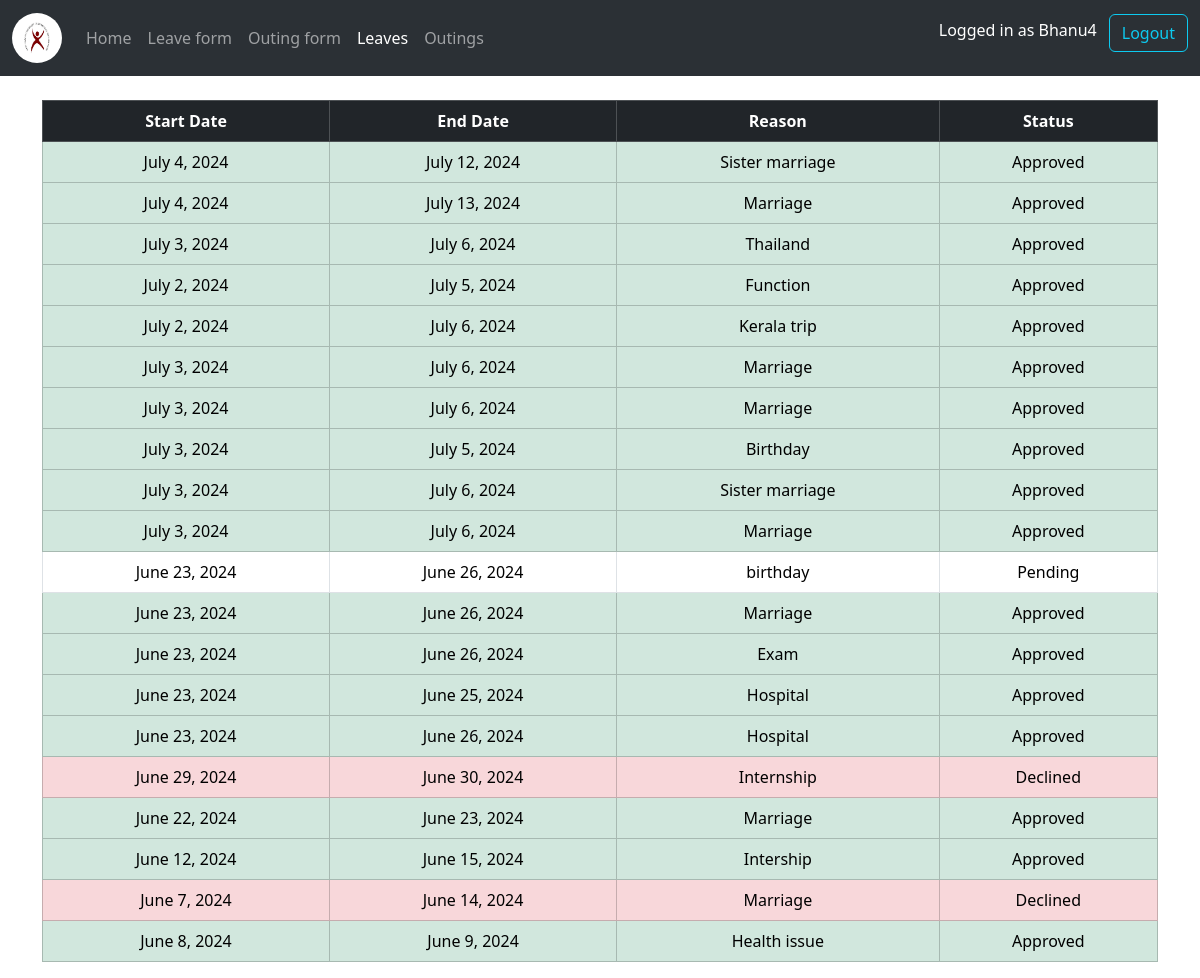
Page /student/leaves/ (signed in) on the committed database.
### authentication/models.py (models this page shows, shortened)
class CustomUser(AbstractUser):
    email = models.EmailField()
    role = models.CharField(max_length=50, choices=ROLE_CHOICE)
    hostel = models.CharField(max_length=2, choices=HOSTEL_CHOICES, null=True, blank=True)
    profile_image = models.ImageField(upload_to='student_images/', null=True, blank=True)

### student/models.py (models this page shows, shortened)
class Leave(models.Model):
    user = models.ForeignKey(student, on_delete=models.CASCADE)
    start_date = models.DateField()
    end_date = models.DateField()
    reason = models.TextField()
    status = models.CharField(max_length=20, default="Pending")
    scanned_count = models.IntegerField(default=0)
    first_scan_time = models.DateTimeField(null=True, blank=True)
    last_scan_time = models.DateTimeField(null=True, blank=True)

### student/views.py (the view)
# urls.py: path('leaves/',views.showLeaves,name="show-leaves"),
@login_required
def showLeaves(request):
    id= request.user.id
    user =getUser(id)
    leaves = Leave.objects.filter(user=user).order_by('-id')
    return render(request,'showLeaves.html',{'leaves':leaves})

### student/views.py (called while the page is built)
def getUser(id):
    return customUser.objects.get(id=id)

### student/templates/showLeaves.html (shortened to what this page needs)
{% extends "index.html" %}
{% block content %}
<br>
<table class="table table-bordered text-center">
    <thead class="table-dark">
        <tr>
            <th>Start Date</th>
            <th>End Date</th>
            <th>Reason</th>
            <th>Status</th>
        </tr>
    </thead>
    <tbody>
        {% for leave in leaves %}
        <tr class="{% if leave.status == 'Approved' %}table-success{% elif leave.status == 'Declined' %}table-danger{% endif %}">
            <td>{{ leave.start_date }}</td>
            <td>{{ leave.end_date }}</td>
            <td>{{ leave.reason }}</td>
            <td>{{ leave.status }}</td>
        </tr>
        {% endfor %}
    </tbody>
</table>
{% endblock %}

### templates/index.html (shortened to what this page needs)
{% load static %}
<!DOCTYPE html>
<html lang="en">
<head>
    <link href="https://cdn.jsdelivr.net/npm/bootstrap@5.3.3/dist/css/bootstrap.min.css" rel="stylesheet">
    <link rel="stylesheet" type="text/css" href="https://cdn.datatables.net/1.11.4/css/jquery.dataTables.css">
</head>
<body>
    <nav class="navbar navbar-expand-lg bg-body-tertiary" data-bs-theme="dark">
        <div class="container-fluid">
            <a class="navbar-brand" href="{% url 'home' %}">
                <img src="{% static 'images/rgukt.png' %}" alt="logo" class="rounded-logo">
            </a>
            <div class="collapse navbar-collapse" id="navbarNav">
                <ul class="navbar-nav me-auto">
                    <li class="nav-item"><a href="{% url 'home' %}" class="nav-link {% if request.resolver_match.url_name == 'home' %}active{% endif %}">Home</a></li>
                    {% if user.is_authenticated %}
                        {% if user.role == "student" %}
                            <li class="nav-item"><a href="{% url 'leave' %}" class="nav-link {% if request.resolver_match.url_name == 'leave' %}active{% endif %}">Leave form</a></li>
                            <li class="nav-item"><a href="{% url 'outing' %}" class="nav-link {% if request.resolver_match.url_name == 'outing' %}active{% endif %}">Outing form</a></li>
                            <li class="nav-item"><a href="{% url 'show-leaves' %}" class="nav-link {% if request.resolver_match.url_name == 'show-leaves' %}active{% endif %}">Leaves</a></li>
                            <li class="nav-item"><a href="{% url 'show-outings' %}" class="nav-link {% if request.resolver_match.url_name == 'show-outings' %}active{% endif %}">Outings</a></li>
                        {% endif %}
                    {% endif %}
                </ul>
                {% if user.is_authenticated %}
                <div class="d-flex">
                    <p class="p-1 text-white me-2">Logged in as {{ user.username }}</p>
                    <a class="nav-link" href="{% url 'logout' %}">
                        <button class="btn btn-outline-info my-2 my-sm-0" type="submit">Logout</button>
                    </a>
                </div>
                {% endif %}
            </div>
        </div>
    </nav>
    <div class="container">
        {% block content %}{% endblock %}
    </div>
</body>
</html>

### templates/index.html (style rules this page uses)
.rounded-logo { border-radius: 50%; height: 50px; width: 50px; }

### rows in the picture
CustomUser: username "Bhanu4"
Leave: start_date "July 4, 2024", end_date "July 12, 2024", reason "Sister marriage", status "Approved"
Leave: start_date "July 4, 2024", end_date "July 13, 2024", reason "Marriage", status "Approved"
Leave: start_date "July 3, 2024", end_date "July 6, 2024", reason "Thailand", status "Approved"
Leave: start_date "July 2, 2024", end_date "July 5, 2024", reason "Function", status "Approved"
Leave: start_date "July 2, 2024", end_date "July 6, 2024", reason "Kerala trip", status "Approved"
Leave: start_date "July 3, 2024", end_date "July 6, 2024", reason "Marriage", status "Approved"
Leave: start_date "July 3, 2024", end_date "July 6, 2024", reason "Marriage", status "Approved"
Leave: start_date "July 3, 2024", end_date "July 5, 2024", reason "Birthday", status "Approved"
Leave: start_date "July 3, 2024", end_date "July 6, 2024", reason "Sister marriage", status "Approved"
Leave: start_date "July 3, 2024", end_date "July 6, 2024", reason "Marriage", status "Approved"
Leave: start_date "June 23, 2024", end_date "June 26, 2024", reason "birthday", status "Pending"
Leave: start_date "June 23, 2024", end_date "June 26, 2024", reason "Marriage", status "Approved"
Leave: start_date "June 23, 2024", end_date "June 26, 2024", reason "Exam", status "Approved"
Leave: start_date "June 23, 2024", end_date "June 25, 2024", reason "Hospital", status "Approved"
Leave: start_date "June 23, 2024", end_date "June 26, 2024", reason "Hospital", status "Approved"
Leave: start_date "June 29, 2024", end_date "June 30, 2024", reason "Internship", status "Declined"
Leave: start_date "June 22, 2024", end_date "June 23, 2024", reason "Marriage", status "Approved"
Leave: start_date "June 12, 2024", end_date "June 15, 2024", reason "Intership", status "Approved"
Leave: start_date "June 7, 2024", end_date "June 14, 2024", reason "Marriage", status "Declined"
Leave: start_date "June 8, 2024", end_date "June 9, 2024", reason "Health issue", status "Approved"
